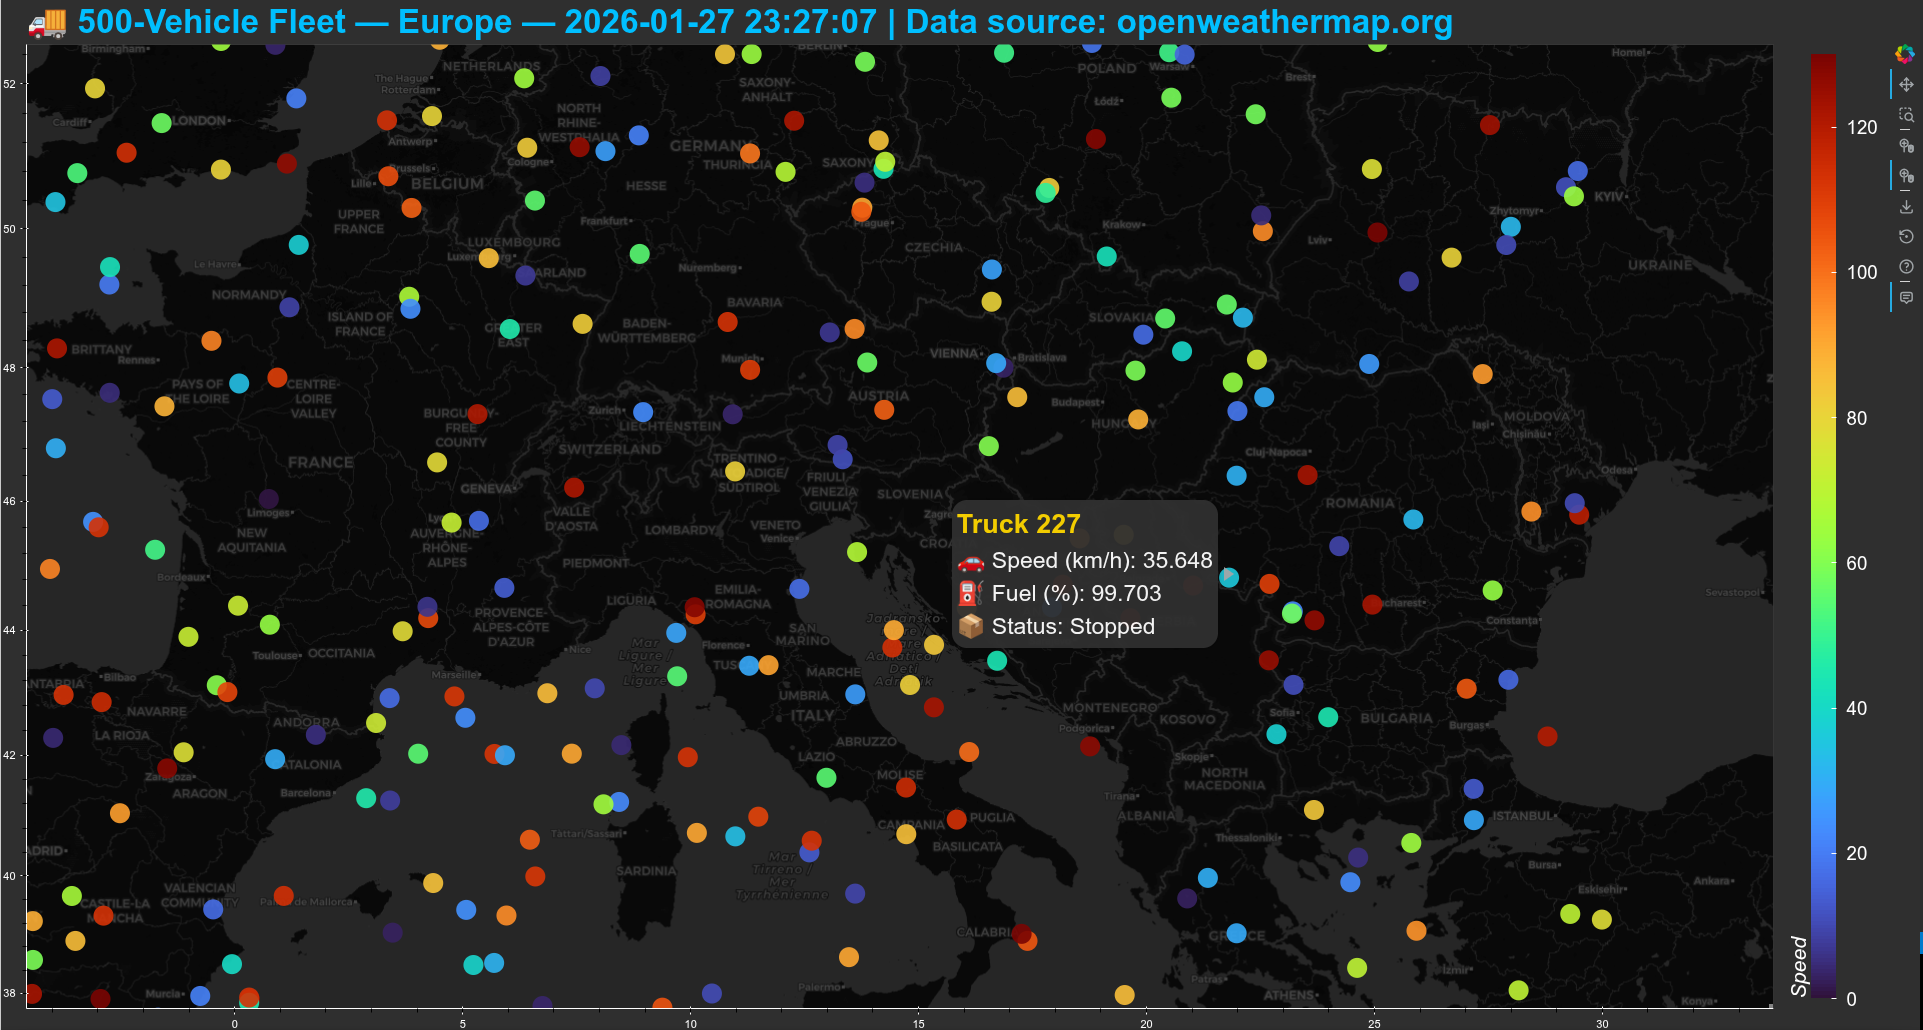

Recreate this plot in Python.
import numpy as np, pandas as pd
from bokeh_rocks import fscatter_tilemap, show, save_plot
# Simulate 500 trucks randomly distributed across Europe
n = 500
np.random.seed(42)
df_fleet = pd.DataFrame({
    "name": [f"Truck {i}" for i in range(n)],
    "lat": np.random.uniform(35, 60, n),    # latitudes roughly Europe
    "lon": np.random.uniform(-10, 30, n),   # longitudes roughly Europe
    "speed": np.random.uniform(0, 130, n),  # km/h
    "fuel": np.random.uniform(10, 100, n),  # %
    "status": np.random.choice(["On Route", "Stopped", "Returning"], n)
})

p1 = fscatter_tilemap(
    df_fleet,
    color_col="speed",
    tooltip_cols=["speed", "fuel", "status"],
    label_map={
        "speed": "🚗 Speed (km/h)",
        "fuel": "⛽ Fuel (%)",
        "status": "📦 Status"
    },
    palette="Turbo256",
    value_range=(0, 130),
    title="🚚 500-Vehicle Fleet — Europe"
)
show(p1)
save_plot(p1, "output/tiles_10")
